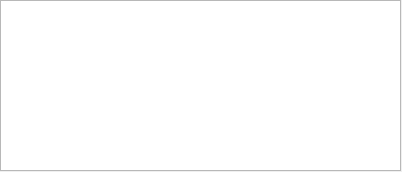
<?xml version="1.0" encoding="UTF-8"?>
<ui version="4.0">
 <class>Form</class>
 <widget class="QWidget" name="Form">
  <property name="geometry">
   <rect>
    <x>0</x>
    <y>0</y>
    <width>402</width>
    <height>172</height>
   </rect>
  </property>
  <property name="windowTitle">
   <string>scoreDetail</string>
  </property>
  <widget class="QTextEdit" name="textEdit">
   <property name="geometry">
    <rect>
     <x>0</x>
     <y>0</y>
     <width>401</width>
     <height>171</height>
    </rect>
   </property>
  </widget>
 </widget>
 <resources/>
 <connections/>
</ui>
